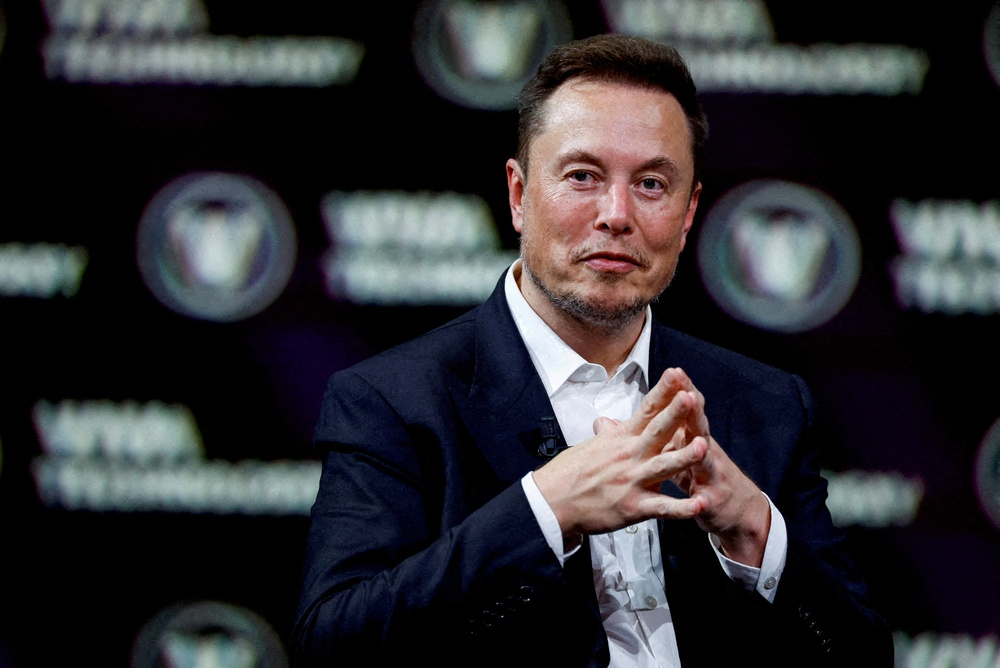
#> input picture input_image.jpg, 1000 x 668 px, shrunk from 5500 x 3673 before the run, found by its file name
$ jupyter execute 'Face Detection Learning.ipynb'
#> lines starting #> are read from the running program, lines starting #| are printed output that depends on the picture; after the words box and inside, x2 and y2 are one past the last pixel; in counts of white or black regions, pixels touching at a corner belong together
[cell 1]
import cv2

[cell 2]
imagePath = "C:\\Users\\chevv\\Downloads\\input_image.jpg"

[cell 3]
img = cv2.imread(imagePath)
#> img is the input picture: shape (668, 1000, 3); mean B, G, R 50.1, 46.5, 47.2

[cell 4]
img.shape
#> Out = (668, 1000, 3)

[cell 5]
gray_image = cv2.cvtColor(img, cv2.COLOR_BGR2GRAY)
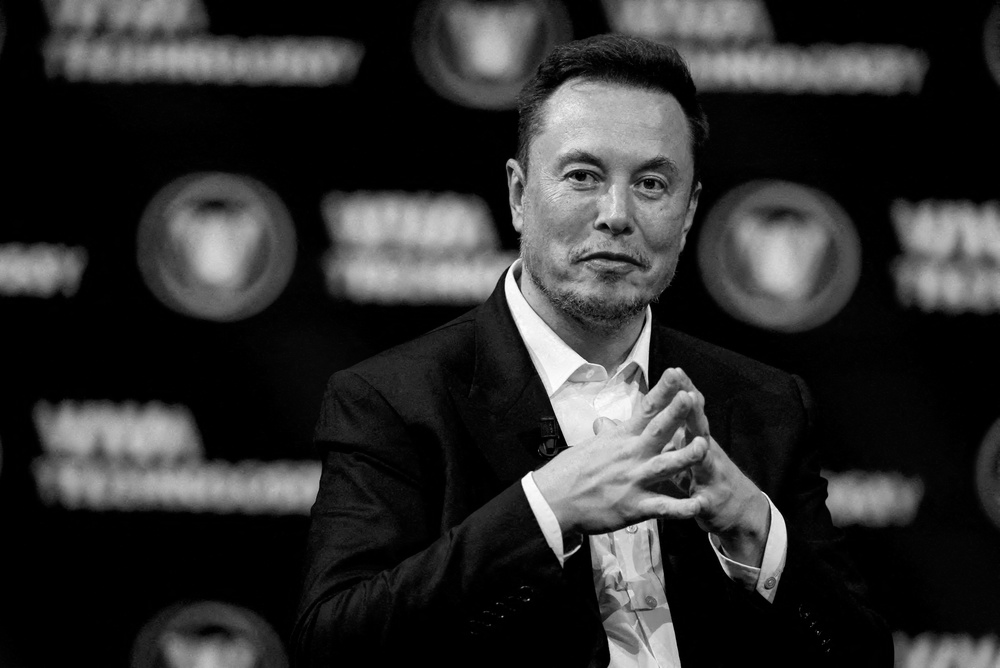
#> gray_image: shape (668, 1000); min 0, max 255, mean 47.1

[cell 6]
gray_image.shape
#> Out = (668, 1000)

[cell 7]
face_classifier = cv2.CascadeClassifier(
    cv2.data.haarcascades + "haarcascade_frontalface_default.xml"
)

[cell 8]
face = face_classifier.detectMultiScale(
    gray_image, scaleFactor=1.1, minNeighbors=5, minSize=(40, 40)
)
#> face = [[510, 93, 215, 215]]

[cell 9]
for (x,y,w,h) in face:
    cv2.rectangle(img, (x,y), (x+w, y+h), (0,255,0), 4)
#> this loop made 1 pass
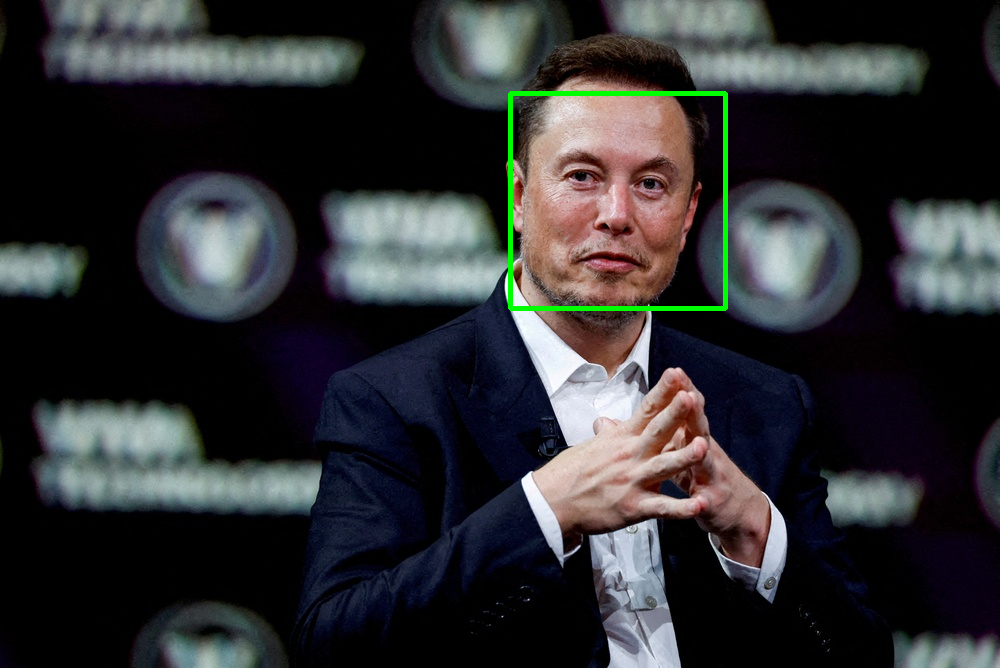
#> img: shape (668, 1000, 3); 0.64% of pixels changed, all inside (x1, y1, x2, y2) = (508, 91, 728, 311)

[cell 10]
img_rgb = cv2.cvtColor(img, cv2.COLOR_BGR2RGB)
